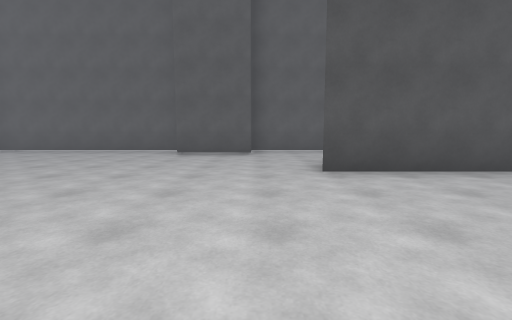
view 1 (above)

16 first-person views from a walk through a scene from a Unity 3-D project. The camera is 1.2 m above the floor, tilts 6° down and sees 90° across. The floor is counted in squares, 2 m on a side. Each view is taken from the middle of a square. On the plan, view 1 faces up. The plan holds only what a view shows up to about 9 squares ahead; the rest is blank. The place goes on beyond the plan. The player character is not drawn.

view 2
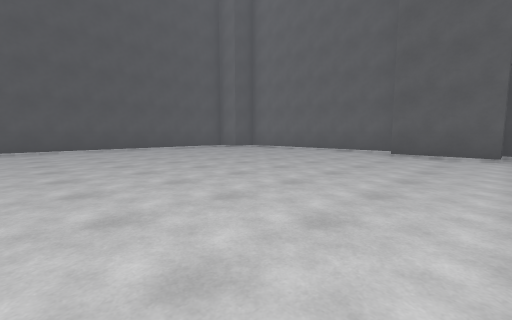

view 3
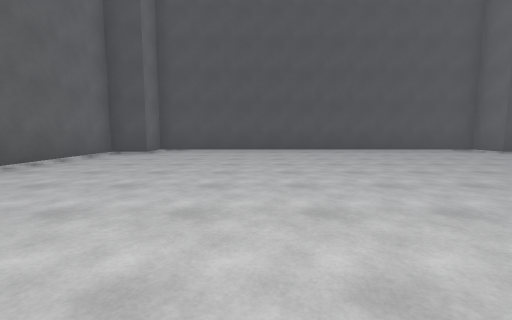

view 4
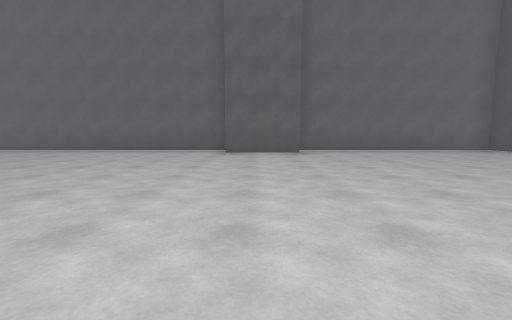

view 5
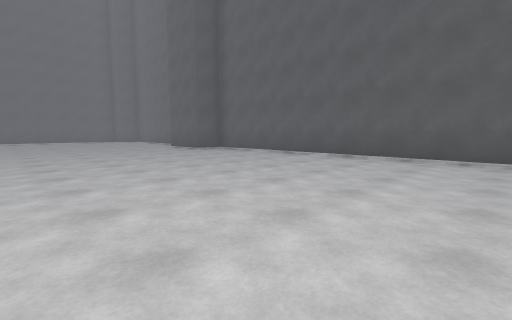

view 6
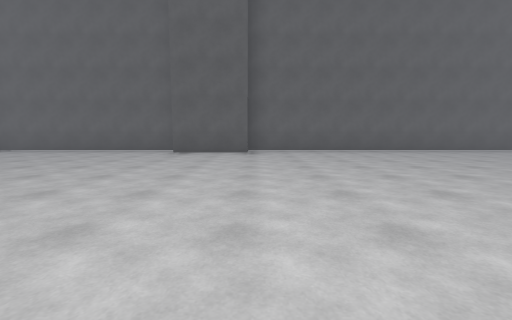

view 7
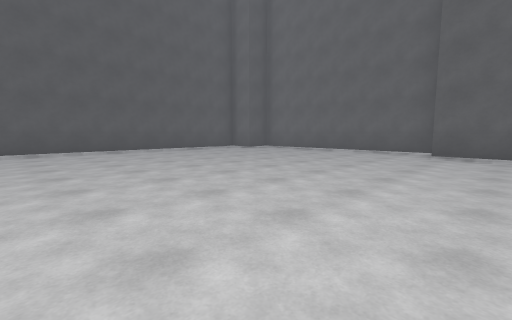

view 8
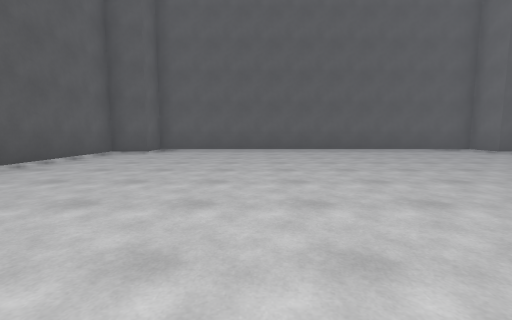

view 9
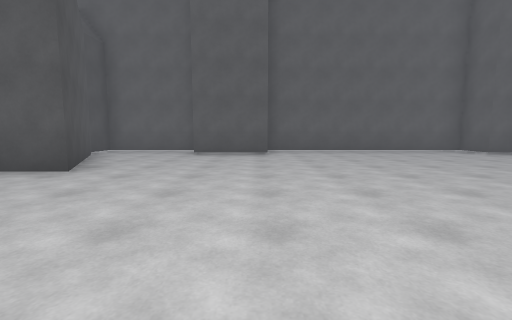

view 10
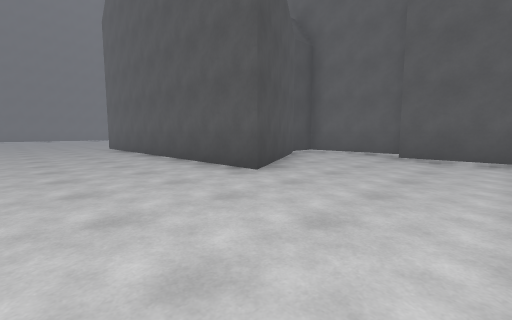

view 11
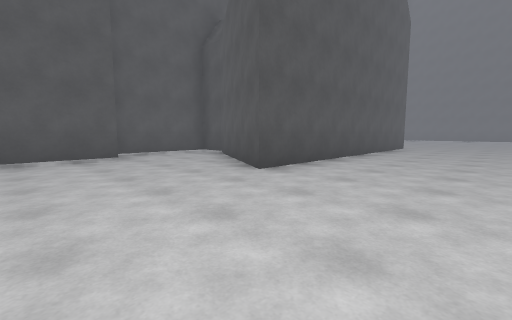

view 12
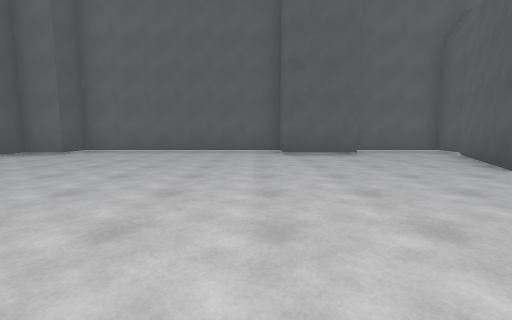

view 13
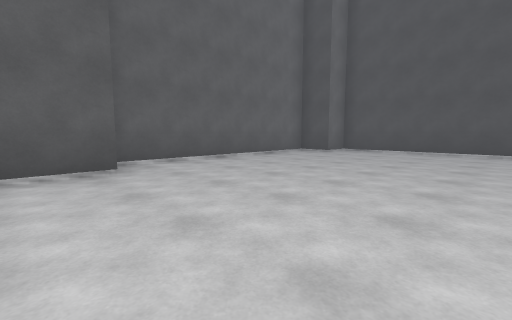

view 14
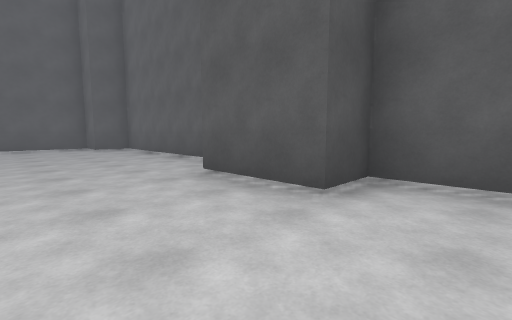

view 15
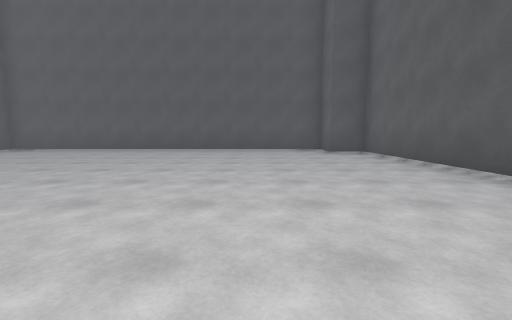

view 16
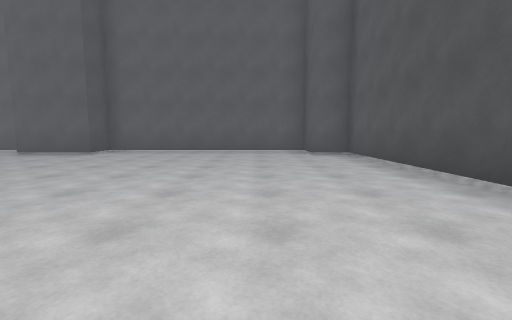

### Floor plan
Points are (right, up) in squares from view 1. A wall is a line through its corners. A room is listed if a view was taken in it or the views show most of it. See-through windows are left out.
Room 1 (views 1, 2, 3, 4, 5, 6, 7, 8, 9, 10, 11, 12, 13, 14, 15, 16)
walls: (-0.1, -4.2) (10.2, -4.2) (10.2, -3.2) (12.4, -3.2); (10.1, 8.3) (7.3, 8.3) (7.3, 7.3) (9.1, 4) (1, 4) (2.8, 7.3) (2.8, 8.3) (-0.1, 8.3) (-0.1, 7.2) (-2.2, 7.2) (-2.2, 8.3) (-8.5, 8.3) (-8.5, 7.2) (-9.5, 7.2) (-9.5, -3.2) (-8.5, -3.2) (-8.5, -4.2) (-2.4, -4.2); (-2.2, -3.2) (-0.1, -3.2); (12.5, -4.2) (18.6, -4.2) (18.6, -3.2) (19.6, -3.2) (19.6, 7.2) (18.6, 7.2) (18.6, 8.3) (12.3, 8.3) (12.3, 7.2) (10.2, 7.2)

Positions as (right, up) in squares from view 1, and headings:
1: (0, 0), facing up
2: (0, 0), facing up-left
3: (-1, 0), facing left
4: (-1, 4), facing down
5: (2, 2), facing down-right
6: (10, 4), facing down
7: (11, 4), facing down-right
8: (11, 4), facing right
9: (12, 0), facing up
10: (12, 1), facing up-left
11: (-2, 1), facing up-right
12: (-3, 0), facing up
13: (-1, 1), facing down-left
14: (9, -1), facing down-right
15: (11, -1), facing right
16: (17, 0), facing up
